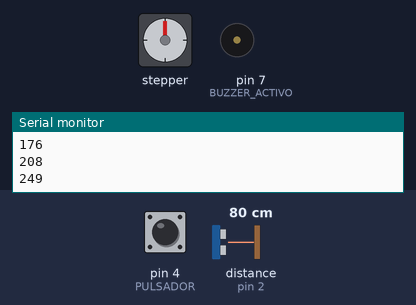
A sketch run on a simulated Arduino Uno, built with avr-gcc and run on an emulated ATmega328P. Parts: stepper motor, buzzer (waves = sounding, pin HIGH), the last lines printed to the serial monitor. Wiring (inferred from the names in the program): stepper motor (2048 steps per turn assumed): coils pin 8, pin 9, pin 10, pin 11. Inputs (shaded band) come from the test bench; at power-on: pin 4 (PULSADOR) HIGH, distance to the obstacle (sensor on pin 2) 80 cm. The echo pulse lasts 58.3 µs per cm; random numbers use the default seed unless the sketch sets one; pins used as bus, display or sensor lines are not drawn.

Above: at 1.2 s.
1.3 s: pin 4 (PULSADOR) pulled LOW for 0.15 s
At 4.2 s:
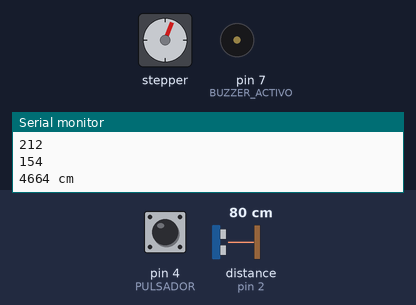
4.4 s: pin 4 (PULSADOR) pulled LOW for 1 s
At 8.0 s:
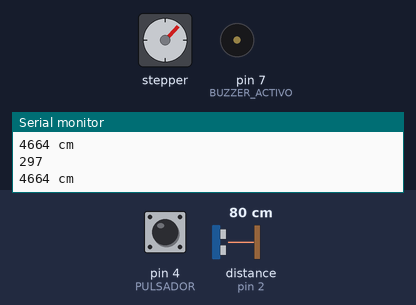
8.4 s: pin 4 (PULSADOR) pulled LOW for 0.15 s
At 9.2 s:
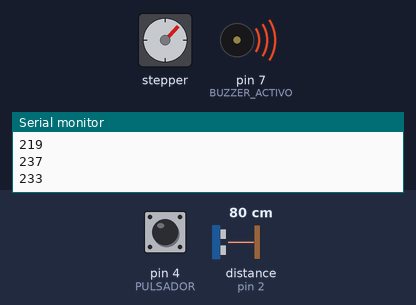
11.5 s: pin 4 (PULSADOR) pulled LOW for 3.2 s
At 14.6 s:
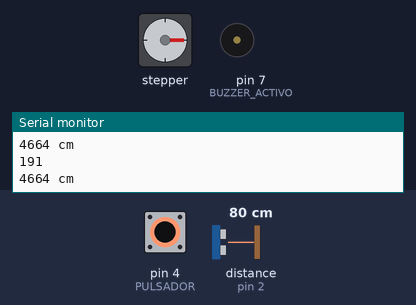
16.2 s: pin 4 (PULSADOR) pulled LOW for 0.15 s
At 16.6 s:
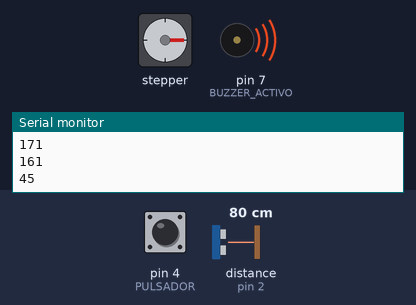
19.3 s: pin 4 (PULSADOR) pulled LOW for 1 s
At 22.9 s:
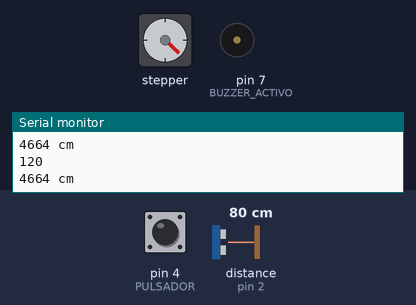
Timing chart, 0 to 23.9 s (numbered marks = the images above; inputs shaded):
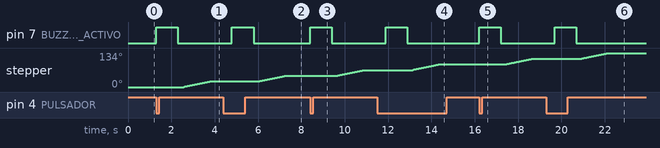

Measured:
- after the input at 1.3 s, pin 7 (BUZZER_ACTIVO): LOW → HIGH at once, → LOW 1.0 s later; stepper: turns 22° clockwise in 1.2 s, starting after 1.3 s
- after the input at 4.4 s, pin 7 (BUZZER_ACTIVO): LOW → HIGH after 0.39 s, → LOW 1.0 s later; stepper: turns 22° clockwise in 1.2 s, starting after 1.6 s
- after the input at 8.4 s, pin 7 (BUZZER_ACTIVO): LOW → HIGH at once, → LOW 1.0 s later; stepper: turns 23° clockwise in 1.3 s, starting after 1.2 s
- after the input at 11.5 s, pin 7 (BUZZER_ACTIVO): LOW → HIGH after 0.39 s, → LOW 1.0 s later; stepper: turns 22° clockwise in 1.2 s, starting after 1.6 s
- after the input at 16.2 s, pin 7 (BUZZER_ACTIVO): LOW → HIGH at once, → LOW 1.0 s later; stepper: turns 23° clockwise in 1.3 s, starting after 1.2 s
- after the input at 19.3 s, pin 7 (BUZZER_ACTIVO): LOW → HIGH after 0.39 s, → LOW 1.0 s later; stepper: turns 22° clockwise in 1.2 s, starting after 1.6 s

The sketch:

ABRAHAM_DISPENSADOR_VER_1_3_--depurado--.ino
```cpp
/*
Programa: DISPENSADOR DE ALIMENTO POR PROXIMIDAD Y AUDITIVA  VER 1 By: ABRAHAM RIVERA
Autor:  JACK VENTURA
Web: www.AZTECACAMPISMO.WEBS.com
Canal de Youtube:
Video Exclusivo para mi canal de Youtube
Todos los Derechos Reservados - ABRIL 21, 2022
Código de Dominio Público
CODIGO APORTADO EN COLABORACION CON LA COMUNIDAD ARDUINO
*/

#define PULSADOR 4        //integra DICE 2
#define BUZZER_ACTIVO 7   //integra DICE 8

int IN1 = 8;              // pin digital 8 de Arduino a IN1 de modulo controlador
int IN2 = 9;              // pin digital 9 de Arduino a IN2 de modulo controlador
int IN3 = 10;             // pin digital 10 de Arduino a IN3 de modulo controlador
int IN4 = 11;             // pin digital 11 de Arduino a IN4 de modulo controlador
int demora = 10;          // demora entre pasos, no debe ser menor a 10 ms.
                          // paso completo con maximo torque
int paso [4][4] =         // matriz (array bidimensional) con la secuencia de pasos
{
  {1, 1, 0, 0},
  {0, 1, 1, 0},
  {0, 0, 1, 1},
  {1, 0, 0, 1}
};

long randNumber;
const int pinecho = 2;
const int pintrigger = 3;


unsigned int tiempo, distancia;
boolean leerSensor = true;                //DECIA true; LO CAMBIO A false y no hace lo que que haga

void setup()
{                           // put your setup code here, to run once:
  pinMode (PULSADOR, INPUT_PULLUP);         //integra (4,) Siempre recibe 5v, marca cuando se va 0
  pinMode (BUZZER_ACTIVO, OUTPUT);          //integra // pin(7 - salida)

  Serial.begin(9600);

  pinMode(pinecho, INPUT);
  pinMode(pintrigger, OUTPUT);

  pinMode(IN1, OUTPUT);                             // todos los pines como salida
  pinMode(IN2, OUTPUT);
  pinMode(IN3, OUTPUT);
  pinMode(IN4, OUTPUT);
}

void loop() {                                       // put your main code here, to run repeatedly:
                                                      //servoMotor.attach(4);  >>integra 1<<
  randNumber = random(300);
  Serial.println(randNumber);
  if(digitalRead(PULSADOR) == LOW)
  {                   //integra
    for(int i = 0; i < 1; i++)
    {                       //integra DECIA: 5 REPETICIONES<<<<<<ABRAHAM MODIFICA REPETICIONES >>>>
      digitalWrite(BUZZER_ACTIVO, HIGH);              //integra
      delay (1000);                                    //integra <<<<<<<DURACION DEL ZUMBIDO>>>>>
      digitalWrite(BUZZER_ACTIVO, LOW);               //integra
      while(false);
      {

        digitalWrite(pintrigger, LOW);  //(Pint trigger = 3)
        delayMicroseconds(2);
        digitalWrite(pintrigger, HIGH);
        delayMicroseconds(10);
        digitalWrite(pintrigger, LOW);
        tiempo = pulseIn(pinecho, HIGH);

        distancia = tiempo / 460;                             // DICE 58 CALIBRA DISTANCIA >>>>>>>>>>>>>>>>>>>>>>>>>>>>>>>>>>>>>>>>>>>>>>><

        Serial.print(tiempo);
        Serial.println(" cm");
        delay(200);                       // DECIA 200

        if (distancia <=40 && distancia >= 3 && leerSensor) // DECIA <=16 && distancia >=8 && DICE ABRIR { <<<<<<<<<<<<<<<<<<<<<<<<<<<<<<<<<<<<<<<<<<<<<<<<<<<<<
        {
          if(leerSensor)
          {
            leerSensor =true;                                      // DECIA "FALSE" pero no repetia el bucle, solo se activa por una ocasion
          }

        mover_motor();


        }
      }

    }
  }
}                                                // DICE CERRAR }

void mover_motor(){
          for (int i = 0; i < 32; i++)                          // DICE 512*4 = 2048 pasos <<<<<<<<<<<<<<<<<<<<<<<<<<<<<<<<<<<<<<<<<<<<<<<<<<<<<<<<<<<<<<<<<<<<<<<<<<<
            {
              for (int i = 0; i < 4; i++)                       // DICE 4 bucle recupera la matriz de a una fila por vez
              {                                                 // para obtener los valores logicos a aplicar
                digitalWrite(IN1, paso[i][0]);                  // a IN1, IN2, IN3 y IN4
                digitalWrite(IN2, paso[i][1]);
                digitalWrite(IN3, paso[i][2]);
                digitalWrite(IN4, paso[i][3]);
                delay (demora);
              }
            }
          digitalWrite (IN1, LOW);          // desenergiza las bobina con un 0 logico osea apagado.
          digitalWrite (IN2, LOW);
          digitalWrite (IN3, LOW);
          digitalWrite (IN4, LOW);
          delay (1000);
}
```
